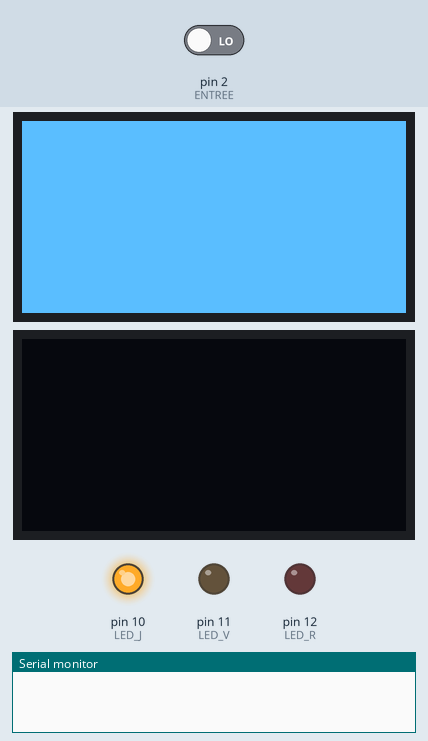
Bench run of a sketch on a simulated Arduino Nano, built with avr-gcc and run on an emulated ATmega328P. Parts: 2 × 128×64 one-colour display, output pins drawn as LEDs (lit = HIGH), the last lines printed to the serial monitor. Inputs (shaded band) come from the test bench; at power-on: pin 2 (ENTREE) LOW.

Above: at 0.2 s.
1.3 s: pin 2 (ENTREE) driven HIGH
At 2.2 s:
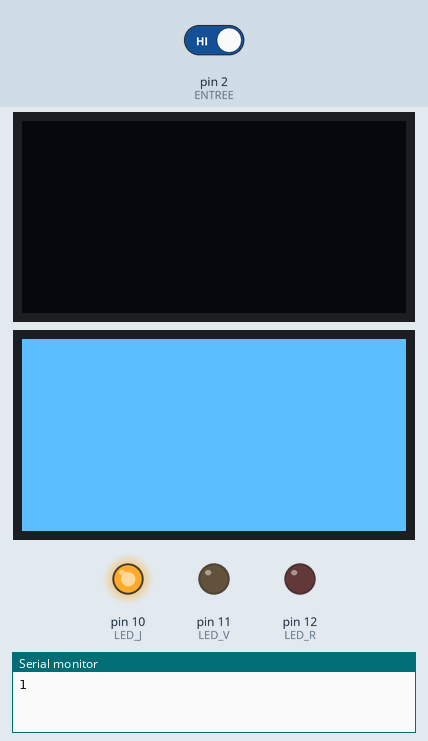
Timing chart, 0 to 4.3 s (numbered marks = the images above; inputs shaded):
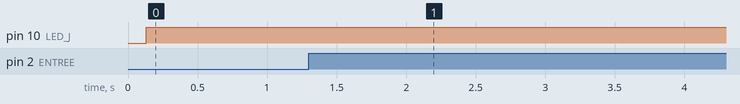

The sketch:

Test_fonctionnement_total.ino
```cpp
#include <Arduino.h>
#include <U8g2lib.h>
#include <Wire.h>


/*

La bibliothèque Adafruit_SSD1306 prenait trop de mémoire pour l'Arduino Nano (1024 octet par écran pour 2048 octets de mémoire).

Nous avons donc du trouver une autre bibliothèque demandant moins de RAM afin de contrôler les deux écrans.

La bibliothèque que nous utiliseront est donc U8g2.

*/


//Définition des pin correspondant aux LEDs
#define LED_J 10  //Jaune
#define LED_V 11  //Vert
#define LED_R 12  //Rouge


//Pin d'entrée du boutton : D2
#define ENTREE 2


// Taille des écrans Oled
#define WIDTH 128
#define HEIGHT 64


// Création des objets représentant les écrans avec U8g2
U8G2_SSD1306_128X64_NONAME_1_HW_I2C display1(U8G2_R0, U8X8_PIN_NONE);
U8G2_SSD1306_128X64_NONAME_1_HW_I2C display2(U8G2_R0, U8X8_PIN_NONE);

int i = 0;

//Setup()
void setup() {
  Serial.begin(115000);

  //On enregistre les adresses I2C des écrans
  display1.setI2CAddress(0x3C << 1);   // = 0x78
  display2.setI2CAddress(0x3D << 1);   // = 0x7A

  //Initialisation des écrans
  display1.begin();
  display2.begin();

  //Initialisation du pin d'entrée avec une interruption
  pinMode(ENTREE, INPUT);
  attachInterrupt(digitalPinToInterrupt(ENTREE), interruption, RISING);

  // Mise des pin en mode OUTPUT
  pinMode(LED_J, OUTPUT);
  pinMode(LED_V, OUTPUT);
  pinMode(LED_R, OUTPUT);
}

//Interruption : Incrémente de 1 le nombre d'appuis et l'affiche
void interruption(){
  //incrémentation
  i++;
  //Affichage
  Serial.println(i);
}

void leds(){
  int ret = i%3;
  switch(ret){
    case 0 :
      digitalWrite(LED_J, LOW);
      digitalWrite(LED_V, LOW);
      digitalWrite(LED_R, HIGH);

    case 1:
      digitalWrite(LED_J, LOW);
      digitalWrite(LED_V, HIGH);
      digitalWrite(LED_R, LOW);

    case 2:
      digitalWrite(LED_J, HIGH);
      digitalWrite(LED_V, LOW);
      digitalWrite(LED_R, LOW);
    }
}

void loop() {
  //Ecriture d'un rectangle plein sur l'écran 1
  display1.firstPage();
  do {
    display1.drawBox(0, 0, WIDTH, HEIGHT);
  } while (display1.nextPage());

  //Effaçage de l'écran 2
  display2.clear();

  leds();

  //Délai d'une seconde pour prendre la photo (cf test unitaires)
  delay(500);

  //Ecriture d'un rectangle plein sur l'écran 2
  display2.firstPage();
  do {
    display2.drawBox(0, 0, WIDTH, HEIGHT);
  } while (display2.nextPage());

  //Effaçage de l'écran 1;
  display1.clear();

  leds();
  //Délai d'une seconde pour prendre la deuxième photo
  delay(500);
}
```
